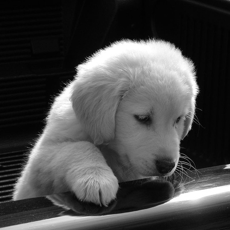
%> input picture retriever.tiff, 230 x 230 px
$ octave 'digital image processing sampling.m'   (GNU Octave 9; MATLAB toolbox functions it lacks are replaced by stand-ins)
%> lines starting %> are read from the running program, lines starting %| are printed output that depends on the picture
close all;
clear all;

I = imread('retriever.tiff');%enter the path of image of interest
%> I is the input picture: size 230x230 uint8; min 1, max 255, mean 70.6
[rows, columns] = size(I);
%> rows = 230; columns = 230
whos I

%--------- 1. Downsampling - rows 1/2 , columns 1/4 - nearest,bilinear,cubic - Antialiasing on ------------------
rows1 = rows/2;
%> rows1 = 115
columns1 = columns/4;
%> columns1 = 57.5
I1_nearOnDS = imresize(I,[rows1 columns1],'nearest','Antialiasing', true);
I1_BlnrOnDS = imresize(I,[rows1 columns1],'bilinear','Antialiasing', true);
I1_CbcOnDS = imresize(I,[rows1 columns1],'cubic','Antialiasing', true);
imwrite(I1_nearOnDS,'1_nearOnDS.tiff')
imwrite(I1_BlnrOnDS,'1_bilinearOnDS.tiff')
imwrite(I1_CbcOnDS,'1_cubicOnDS.tiff')

%--------- rows 1/2 , columns 1/4 - nearest,bilinear,cubic - Antialiasing off
I1_nearOffDS = imresize(I,[rows1 columns1],'nearest','Antialiasing', false);
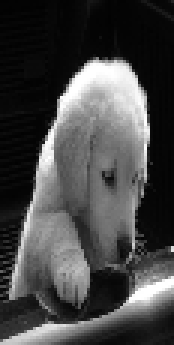
%> I1_nearOffDS: size 115x58 uint8 (shown 3 times larger); min 2, max 255, mean 70.5
I1_BlnrOffDS = imresize(I,[rows1 columns1],'bilinear','Antialiasing', false);
I1_CbcOffDS = imresize(I,[rows1 columns1],'bicubic','Antialiasing', false);
imwrite(I1_nearOffDS,'1_nearOffDS.tiff')
imwrite(I1_BlnrOffDS,'1_bilinearOffDS.tiff')
imwrite(I1_CbcOffDS,'1_cubicOffDS.tiff')

%--------- 2. Downsampling - rows 1/4 , columns 1/2 - nearest,bilinear,cubic - antialiasing on ------------------
rows2 = rows/4;
%> rows2 = 57.5
columns2 = columns/2;
%> columns2 = 115
I2_nearOnDS = imresize(I,[rows2 columns2],'nearest','Antialiasing',true);
I2_BlnrOnDS = imresize(I,[rows2 columns2],'bilinear','Antialiasing',true);
I2_CbcOnDS = imresize(I,[rows2 columns2],'cubic','Antialiasing',true);
imwrite(I2_nearOnDS,'2_nearOnDS.tiff')
imwrite(I2_BlnrOnDS,'2_bilinearOnDS.tiff')
imwrite(I2_CbcOnDS,'2_cubicOnDS.tiff')

%--------- rows 1/4 , columns 1/2 - nearest,bilinear,cubic - antialiasing off ------------------
I2_nearOffDS = imresize(I,[rows2 columns2],'nearest','Antialiasing',false);
I2_BlnrOffDS = imresize(I,[rows2 columns2],'bilinear','Antialiasing',false);
I2_CbcOffDS = imresize(I,[rows2 columns2],'cubic','Antialiasing',false);
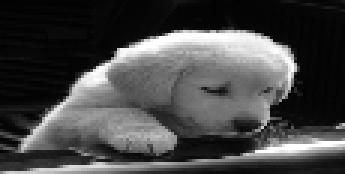
%> I2_CbcOffDS: size 58x115 uint8 (shown 3 times larger); min 0, max 255, mean 70.7
imwrite(I2_nearOffDS,'2_nearOffDS.tiff')
imwrite(I2_BlnrOffDS,'2_bilinearOffDS.tiff')
imwrite(I2_CbcOffDS,'2_cubicOffDS.tiff')

%--------- 3. Downsampling rows and columns 1/8 - Antialiasing on --------------------
I3_nearOnDS = imresize(I,1/8,'nearest','Antialiasing',true);
I3_BlnrOnDS = imresize(I,1/8,'bilinear','Antialiasing',true);
% subplot(2,2,3)
% imshow(I3_BlnrOn)
% title('Resize image using bilinear - 1/8 - Antialiasing on')
I3_CbcOnDS = imresize(I,1/8,'cubic','Antialiasing',true);
imwrite(I3_nearOnDS,'3_nearOnDS.tiff')
imwrite(I3_BlnrOnDS,'3_bilinearOnDS.tiff')
imwrite(I3_CbcOnDS,'3_cubicOnDS.tiff')

%--------- rows and columns 1/8 - nearest,bilinear,bicubic - Antialiasing off --------
I3_nearOffDS = imresize(I,1/8,'nearest','Antialiasing',false);
I3_BlnrOffDS = imresize(I,1/8,'bilinear','Antialiasing',false);
I3_CbcOffDS = imresize(I,1/8,'cubic','Antialiasing',false);
imwrite(I3_nearOffDS,'3_nearOffDS.tiff')
imwrite(I3_BlnrOffDS,'3_bilinearOffDS.tiff')
imwrite(I3_CbcOffDS,'3_cubicOffDS.tiff')


%--------- 1. Upsampling - rows 1/2 , columns 1/4 - nearest,bilinear,bicubic - Antialiasing on ------------------
I1_nearOnUp = imresize(I1_nearOnDS,[rows columns],'nearest','Antialiasing', true);
I1_BlnrOnUp = imresize(I1_BlnrOnDS,[rows columns],'bilinear','Antialiasing', true);
I1_CbcOnUp = imresize(I1_CbcOnDS,[rows columns],'cubic','Antialiasing', true);

imwrite(I1_nearOnUp,'1_nearOnUp.tiff')
imwrite(I1_BlnrOnUp,'1_bilinearOnUp.tiff')
imwrite(I1_CbcOnUp,'1_cubicOnUp.tiff')
%--------- 1. Upsampling - rows 1/2 , columns 1/4 - nearest,bilinear,cubic - Antialiasing off ------------------
I1_nearOffUp = imresize(I1_nearOffDS,[rows columns],'nearest','Antialiasing', false);
I1_BlnrOffUp = imresize(I1_BlnrOffDS,[rows columns],'bilinear','Antialiasing', false);
I1_CbcOffUp = imresize(I1_CbcOffDS,[rows columns],'cubic','Antialiasing', false);

imwrite(I1_nearOffUp,'1_nearOffUp.tiff')
imwrite(I1_BlnrOffUp,'1_bilinearOffUp.tiff')
imwrite(I1_CbcOffUp,'1_cubicOffUp.tiff')

%--------- 2. Upsampling - rows 1/4 , columns 1/2 - nearest,bilinear,bicubic - Antialiasing on ------------------
I2_nearOnUp = imresize(I2_nearOnDS,[rows columns],'nearest','Antialiasing', true);
I2_BlnrOnUp = imresize(I2_BlnrOnDS,[rows columns],'bilinear','Antialiasing', true);
I2_CbcOnUp = imresize(I2_CbcOnDS,[rows columns],'cubic','Antialiasing', true);

imwrite(I2_nearOnUp,'2_nearOnUp.tiff')
imwrite(I2_BlnrOnUp,'2_bilinearOnUp.tiff')
imwrite(I2_CbcOnUp,'2_cubicOnUp.tiff')

% %--------- 2. Upsampling - rows 1/4 , columns 1/2 - nearest,bilinear,bicubic - Antialiasing off ------------------
I2_nearOffUp = imresize(I2_nearOffDS,[rows columns],'nearest','Antialiasing', false);
I2_BlnrOffUp = imresize(I2_BlnrOffDS,[rows columns],'bilinear','Antialiasing', false);
I2_CbcOffUp = imresize(I2_CbcOffDS,[rows columns],'cubic','Antialiasing', false);

imwrite(I2_nearOffUp,'2_nearOffUp.tiff')
imwrite(I2_BlnrOffUp,'2_bilinearOffUp.tiff')
imwrite(I2_CbcOffUp,'2_cubicOffUp.tiff')

%--------- 3. Upsampling - rows and columns 1/8 - nearest,bilinear,bicubic - Antialiasing on ------------------
I3_nearOnUp = imresize(I3_nearOnDS,[rows columns],'nearest','Antialiasing',true);
I3_BlnrOnUp = imresize(I3_BlnrOnDS,[rows columns],'bilinear','Antialiasing',true);
I3_CbcOnUp = imresize(I3_CbcOnDS,[rows columns],'cubic','Antialiasing',true);

imwrite(I3_nearOnUp,'3_nearOnUp.tiff')
imwrite(I3_BlnrOnUp,'3_bilinearOnUp.tiff')
imwrite(I3_CbcOnUp,'3_cubicOnUp.tiff')

%--------- 3. Upsampling - rows and columns 1/8 - nearest,bilinear,bicubic - Antialiasing off ------------------
I3_nearOffUp = imresize(I3_nearOffDS,[rows columns],'nearest','Antialiasing',false);
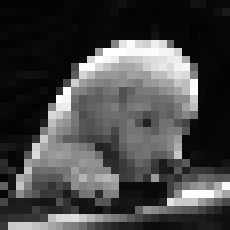
%> I3_nearOffUp: size 230x230 uint8; min 2, max 255, mean 70.5; mean of the top-left, top-right, bottom-left and bottom-right quarters 42.8, 78.3, 90.9, 70.2
I3_BlnrOffUp = imresize(I3_BlnrOffDS,[rows columns],'bilinear','Antialiasing',false);
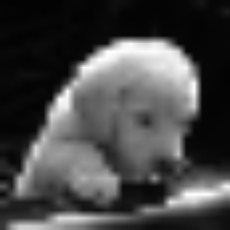
%> I3_BlnrOffUp: size 230x230 uint8; min 2, max 255, mean 71.2
I3_CbcOffUp = imresize(I3_CbcOffDS,[rows columns],'cubic','Antialiasing',false);

imwrite(I3_nearOffUp,'3_nearOffUp.tiff')
imwrite(I3_BlnrOffUp,'3_bilinearOffUp.tiff')
imwrite(I3_CbcOffUp,'3_cubicOffUp.tiff')

%--------- MSE ---------------
% Antialiasing on
mse_I1_nearOnUp = immse(I1_nearOnUp,I);
%> mse_I1_nearOnUp = 137.1
mse_I1_BlnrOnUp = immse(I1_BlnrOnUp,I);
%> mse_I1_BlnrOnUp = 108.8
mse_I1_CbcOnUp = immse(I1_CbcOnUp,I);
%> mse_I1_CbcOnUp = 68.9
% Antialiasing off
mse_I1_nearOffUp = immse(I1_nearOffUp,I);
%> mse_I1_nearOffUp = 212.8
mse_I1_BlnrOffUp = immse(I1_BlnrOffUp,I);
%> mse_I1_BlnrOffUp = 84.15
mse_I1_CbcOffUp = immse(I1_CbcOffUp,I);
%> mse_I1_CbcOffUp = 73.24

% Antialiasing on
mse_I2_nearOnUp = immse(I2_nearOnUp,I);
%> mse_I2_nearOnUp = 164.6
mse_I2_BlnrOnUp = immse(I2_BlnrOnUp,I);
%> mse_I2_BlnrOnUp = 126.7
mse_I2_CbcOnUp = immse(I2_CbcOnUp,I);
%> mse_I2_CbcOnUp = 86.59
% Antialiasing off
mse_I2_nearOffUp = immse(I2_nearOffUp,I);
%> mse_I2_nearOffUp = 254.9
mse_I2_BlnrOffUp = immse(I2_BlnrOffUp,I);
%> mse_I2_BlnrOffUp = 110.2
mse_I2_CbcOffUp = immse(I2_CbcOffUp,I);
%> mse_I2_CbcOffUp = 109.6

% Antialiasing on
mse_I3_nearOnUp = immse(I3_nearOnUp,I);
%> mse_I3_nearOnUp = 513.2
mse_I3_BlnrOnUp = immse(I3_BlnrOnUp,I);
%> mse_I3_BlnrOnUp = 440.5
mse_I3_CbcOnUp = immse(I3_CbcOnUp,I);
%> mse_I3_CbcOnUp = 302.9
% Antialiasing off
mse_I3_nearOffUp = immse(I3_nearOffUp,I);
%> mse_I3_nearOffUp = 691.1
mse_I3_BlnrOffUp = immse(I3_BlnrOffUp,I);
%> mse_I3_BlnrOffUp = 372.8
mse_I3_CbcOffUp = immse(I3_CbcOffUp,I);
%> mse_I3_CbcOffUp = 374.8

%--------- PSNR --------------
% peaksnr = psnr(A,ref)
% Antialiasing on
psnr_I1_nearOnUp = psnr(I1_nearOnUp,I);
%> psnr_I1_nearOnUp = 26.76
psnr_I1_BlnrOnUp = psnr(I1_BlnrOnUp,I);
%> psnr_I1_BlnrOnUp = 27.77
psnr_I1_CbcOnUp = psnr(I1_CbcOnUp,I);
%> psnr_I1_CbcOnUp = 29.75
%Antialiasing off
psnr_I1_nearOffUp = psnr(I1_nearOffUp,I);
%> psnr_I1_nearOffUp = 24.85
psnr_I1_BlnrOffUp = psnr(I1_BlnrOffUp,I);
%> psnr_I1_BlnrOffUp = 28.88
psnr_I1_CbcOffUp = psnr(I1_CbcOffUp,I);
%> psnr_I1_CbcOffUp = 29.48

% Antialiasing on
psnr_I2_nearOnUp = psnr(I2_nearOnUp,I);
%> psnr_I2_nearOnUp = 25.97
psnr_I2_BlnrOnUp = psnr(I2_BlnrOnUp,I);
%> psnr_I2_BlnrOnUp = 27.1
psnr_I2_CbcOnUp = psnr(I2_CbcOnUp,I);
%> psnr_I2_CbcOnUp = 28.76
%Antialiasing off
psnr_I2_nearOffUp = psnr(I2_nearOffUp,I);
%> psnr_I2_nearOffUp = 24.07
psnr_I2_BlnrOffUp = psnr(I2_BlnrOffUp,I);
%> psnr_I2_BlnrOffUp = 27.71
psnr_I2_CbcOffUp = psnr(I2_CbcOffUp,I);
%> psnr_I2_CbcOffUp = 27.73

%Antialiasing on
psnr_I3_nearOnUp = psnr(I3_nearOnUp,I);
%> psnr_I3_nearOnUp = 21.03
psnr_I3_BlnrOnUp = psnr(I3_BlnrOnUp,I);
%> psnr_I3_BlnrOnUp = 21.69
psnr_I3_CbcOnUp = psnr(I3_CbcOnUp,I);
%> psnr_I3_CbcOnUp = 23.32
% Antialiasing off
psnr_I3_nearOffUp = psnr(I3_nearOffUp,I);
%> psnr_I3_nearOffUp = 19.74
psnr_I3_BlnrOffUp = psnr(I3_BlnrOffUp,I);
%> psnr_I3_BlnrOffUp = 22.42
psnr_I3_CbcOffUp = psnr(I3_CbcOffUp,I);
%> psnr_I3_CbcOffUp = 22.39

%---- save workspace ----------------------------------------------------
save('ex1_workspace');

%--------------------- IMAGES - Downsapling -----------------------------
f1 = figure(1);
montage({'1_nearOnDS.tiff','1_bilinearOnDS.tiff','1_cubicOnDS.tiff'})
title('Downsampling - scale 1/2 rows 1/4 columns - AA on - Near Bilinear Cubic')
f2 = figure(2);
montage({'1_nearOffDS.tiff','1_bilinearOffDS.tiff','1_cubicOffDS.tiff'})
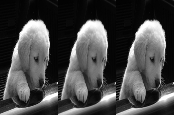
%> displayed picture: size 115x174, on the screen's scale of 0 to 255; min 0, max 255, mean 70.5
title('Downsampling - scale 1/2 rows 1/4 columns - AA off - Near Bilinear Cubic')
f3 = figure(3);
montage({'2_nearOnDS.tiff','2_bilinearOnDS.tiff','2_cubicOnDS.tiff'})
title('Downsampling - scale 1/4 rows 1/2 columns - AA on - Near Bilinear Cubic')
f4 = figure(4);
montage({'2_nearOffDS.tiff','2_bilinearOffDS.tiff','2_cubicOffDS.tiff'})
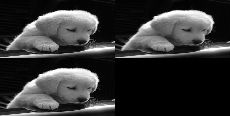
%> displayed picture: size 116x230, on the screen's scale of 0 to 255; min 0, max 255, mean 53; mean of the top-left, top-right, bottom-left and bottom-right quarters 70.6, 70.7, 70.7, 0
title('Downsampling - scale 1/4 rows 1/2 columns - AA off - Near Bilinear Cubic')
f5 = figure(5);
montage({'3_nearOnDS.tiff','3_bilinearOnDS.tiff','3_cubicOnDS.tiff'})
title('Downsampling - scale 1/8 rows 1/8 columns - AA on - Near Bilinear Cubic')
f6 = figure(6);
montage({'3_nearOffDS.tiff','3_bilinearOffDS.tiff','3_cubicOffDS.tiff'})
title('Downsampling - scale 1/8 rows 1/8 columns - AA off - Near Bilinear Cubic')
%--------------------- IMAGES - Upsapling -----------------------------
f7 = figure(7);
montage({'1_nearOnUp.tiff','1_bilinearOnUp.tiff','1_cubicOnUp.tiff'})
title('Upsampling of downsampled image with scale 1/2 rows 1/4 columns - AA on - Near Bilinear Cubic')
f8 = figure(8);
montage({'1_nearOffUp.tiff','1_bilinearOffUp.tiff','1_cubicOffUp.tiff'})
title('Upsampling of downsampled image with scale 1/2 rows 1/4 columns - AA off - Near Bilinear Cubic')
f9 = figure(9);
montage({'2_nearOnUp.tiff','2_bilinearOnUp.tiff','2_cubicOnUp.tiff'})
title('Upsampling of downsampled image with scale 1/4 rows 1/2 columns - AA on - Near Bilinear Cubic')
f10 = figure(10);
montage({'2_nearOffUp.tiff','2_bilinearOffUp.tiff','2_cubicOffUp.tiff'})
title('Upsampling of downsampled image with scale 1/4 rows 1/2 columns - AA off - Near Bilinear Cubic')
f11 = figure(11);
montage({'3_nearOnUp.tiff','3_bilinearOnUp.tiff','3_cubicOnUp.tiff'})
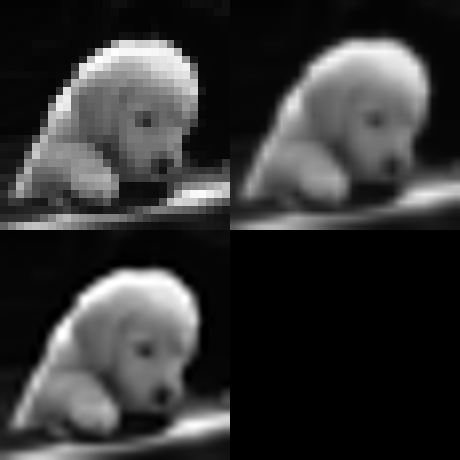
%> displayed picture: size 460x460, on the screen's scale of 0 to 255; min 0, max 255, mean 53; mean of the top-left, top-right, bottom-left and bottom-right quarters 70.6, 70.6, 70.6, 0
title('Upsampling of downsampled image with scale 1/8 rows 1/8 columns -AA on - Near Bilinear Cubic')
f12 = figure(12);
montage({'3_nearOffUp.tiff','3_bilinearOffUp.tiff','3_cubicOffUp.tiff'})
title('Upsampling of downsampled image with scale 1/8 rows 1/8 columns -AA off - Near Bilinear Cubic')
%----------- save figures -----------------------------------
saveas(f1,'fig1.tiff');
saveas(f2,'fig2.tiff');
saveas(f3,'fig3.tiff');
saveas(f4,'fig4.tiff');
saveas(f5,'fig5.tiff');
saveas(f6,'fig6.tiff');
saveas(f7,'fig7.tiff');
saveas(f8,'fig8.tiff');
saveas(f9,'fig9.tiff');
saveas(f10,'fig10.tiff');
saveas(f11,'fig11.tiff');
saveas(f12,'fig12.tiff');
